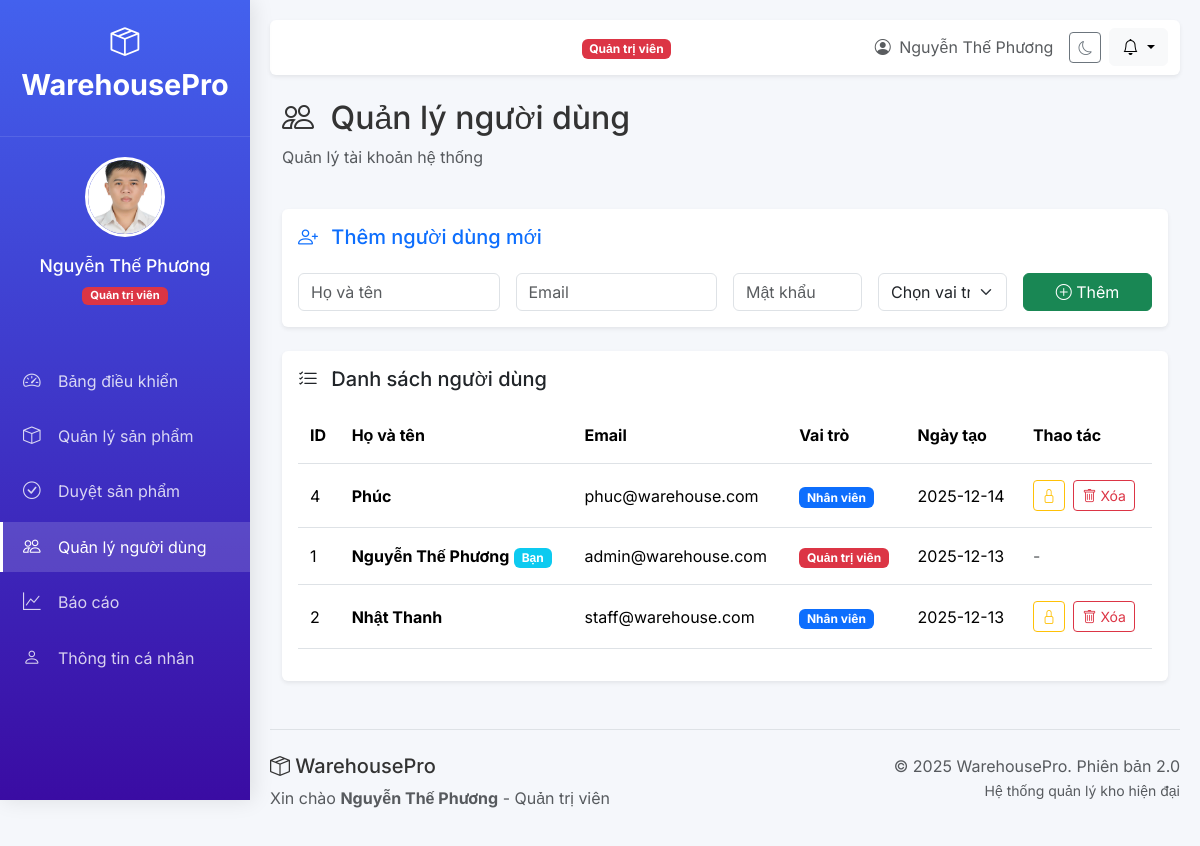
/admin/users (signed in), run on an earlier commit of the app's database.
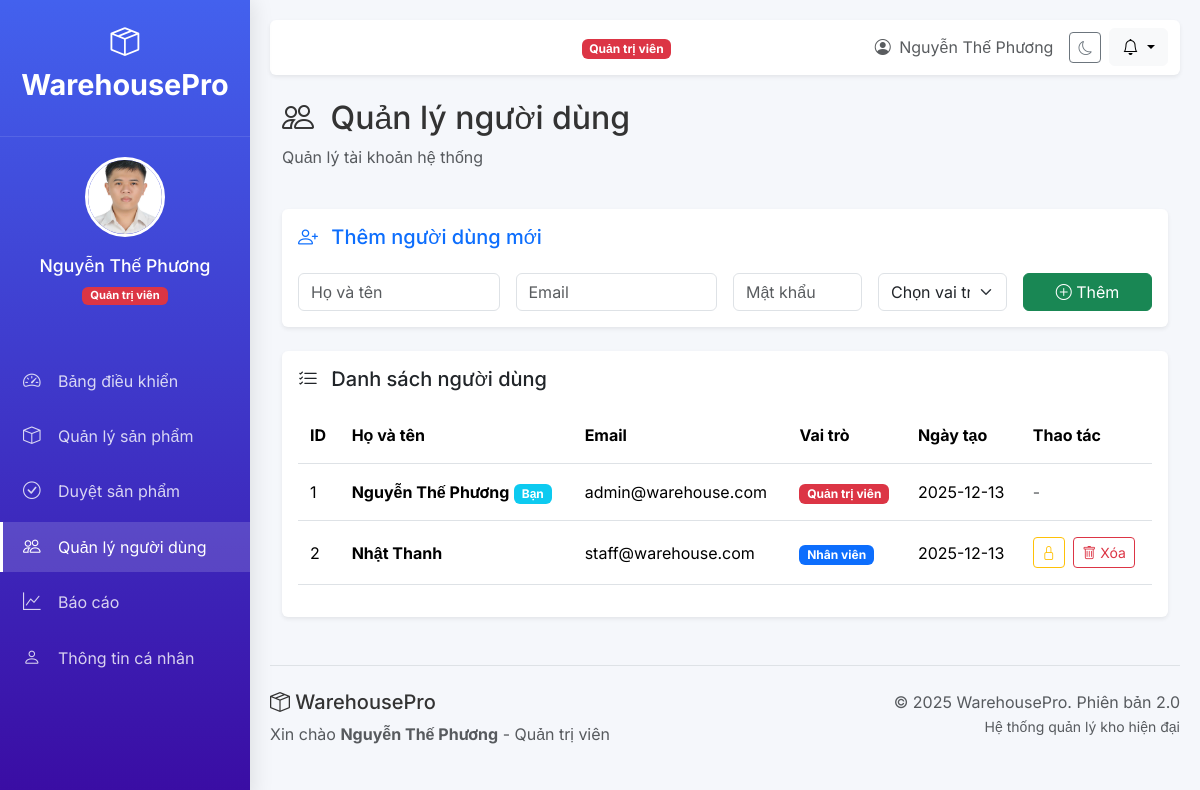
And on a later commit of the database.
### tables this page shows
CREATE TABLE users (
            id INTEGER PRIMARY KEY AUTOINCREMENT,
            email TEXT UNIQUE NOT NULL,
            password TEXT NOT NULL,
            full_name TEXT NOT NULL,
            role TEXT NOT NULL,
            avatar TEXT,
            phone TEXT,
            address TEXT,
            status TEXT DEFAULT 'active',
            created_at TIMESTAMP DEFAULT CURRENT_TIMESTAMP
        );

### main.py (the view)
@app.get("/admin/users", response_class=HTMLResponse)
async def admin_users(request: Request):
    user = get_current_user(request)
    if not user or user["role"] != "admin":
        return RedirectResponse("/login", status_code=302)
    conn = get_db_connection()
    cursor = conn.cursor()
    cursor.execute("SELECT * FROM users ORDER BY created_at DESC")
    users = [dict(row) for row in cursor.fetchall()]
    conn.close()
    return templates.TemplateResponse(
        "admin_users.html",
        {
            "request": request,
            "title": "Quản lý người dùng",
            "user": user,
            "users": users
        }
    )

### templates/admin_users.html (shortened to what this page needs)
{% extends "base.html" %}
{% block content %}
<div class="row mb-4">
    <div class="col-12">
        <h2><i class="bi bi-people me-2"></i> Quản lý người dùng</h2>
        <p class="text-muted">Quản lý tài khoản hệ thống</p>
    </div>
</div>
<div class="card mb-4 shadow-sm border-0">
    <div class="card-body">
        <h5 class="card-title mb-4 text-primary"><i class="bi bi-person-plus me-2"></i> Thêm người dùng mới</h5>
        <form method="post" action="/admin/users/add" class="row g-3">
            <div class="col-md-3">
                <input type="text" class="form-control" name="full_name" placeholder="Họ và tên" required>
            </div>
            <div class="col-md-3">
                <input type="email" class="form-control" name="email" placeholder="Email" required>
            </div>
            <div class="col-md-2">
                <input type="password" class="form-control" name="password" placeholder="Mật khẩu" required>
            </div>
            <div class="col-md-2">
                <select class="form-select" name="role" required>
                    <option value="">Chọn vai trò</option>
                </select>
            </div>
            <div class="col-md-2">
                <button type="submit" class="btn btn-success w-100">
                    <i class="bi bi-plus-circle"></i> Thêm
                </button>
            </div>
        </form>
    </div>
</div>
<div class="card shadow-sm border-0"><div class="card-body">
    <div class="table-header">
        <h5><i class="bi bi-list-check me-2"></i> Danh sách người dùng</h5>
    </div>
    <div class="table-responsive mt-3">
        <table class="table table-hover">
            <thead>
                <tr>
                    <th>ID</th>
                    <th>Họ và tên</th>
                    <th>Email</th>
                    <th>Vai trò</th>
                    <th>Ngày tạo</th>
                    <th>Thao tác</th>
                </tr>
            </thead>
            <tbody>
                {% for u in users %}
                <tr>
                    <td>{{ u.id }}</td>
                    <td>
                        <strong>{{ u.full_name }}</strong>
                        {% if u.id == user.id %}
                        <span class="badge bg-info">Bạn</span>
                        {% endif %}
                    </td>
                    <td>{{ u.email }}</td>
                    <td>
                        {% if u.role == 'admin' %}
                        <span class="badge bg-danger">Quản trị viên</span>
                        {% else %}
                        <span class="badge bg-primary">Nhân viên</span>
                        {% endif %}
                    </td>
                    <td>{{ u.created_at[:10] }}</td>
                    <td>
                        {% if u.id != user.id %}
                        <a href="/admin/users/{{ u.id }}/toggle-status" class="btn btn-sm {% if u.status == 'active' %}btn-outline-warning{% else %}btn-outline-success{% endif %} me-1" title="Khóa/Mở khóa">
                            {% if u.status == 'active' %}
                            <i class="bi bi-lock"></i>
                            {% else %}
                            <i class="bi bi-unlock"></i>
                            {% endif %}
                        </a>
                        <a href="/admin/users/{{ u.id }}/delete" class="btn btn-sm btn-outline-danger btn-delete">
                            <i class="bi bi-trash"></i> Xóa
                        </a>
                        {% else %}
                        <span class="text-muted">-</span>
                        {% endif %}
                    </td>
                </tr>
                {% endfor %}
            </tbody>
        </table>
    </div>
</div></div>
{% endblock %}

### templates/base.html (shortened to what the changed rows need)
<!DOCTYPE html>
<html lang="vi" data-bs-theme="light">
<head>
    <link href="https://cdn.jsdelivr.net/npm/bootstrap@5.3.3/dist/css/bootstrap.min.css" rel="stylesheet">
    <link rel="stylesheet" href="https://cdn.jsdelivr.net/npm/bootstrap-icons@1.11.1/font/bootstrap-icons.css">
</head>
<body>
    <div class="sidebar">
        {% if user %}
        <div class="user-profile">
            <img src="{{ user.get('avatar', '/static/img/avatars/default.png') }}" class="avatar"
                alt="{{ user.full_name }}">
            <div class="user-info mt-2">
                <h5>{{ user.full_name }}</h5>
                <span class="badge {% if user.role == 'admin' %}bg-danger{% else %}bg-primary{% endif %}">
                    {{ 'Quản trị viên' if user.role == 'admin' else 'Nhân viên' }}
                </span>
            </div>
        </div>
        {% endif %}
    </div>
    <div class="main-content">
        <nav class="navbar navbar-expand-lg navbar-light bg-white shadow-sm rounded mb-4">
            <div class="container-fluid">
                <div class="d-flex align-items-center">
                    <div class="ms-3">
                        <span
                            class="badge {% if user and user.role == 'admin' %}bg-danger{% else %}bg-primary{% endif %}">
                            {{ 'Quản trị viên' if user and user.role == 'admin' else 'Nhân viên' }}
                        </span>
                    </div>
                </div>
                <div class="d-flex align-items-center">
                    <span class="text-muted me-3 d-none d-md-block">
                        <i class="bi bi-person-circle me-1"></i>
                        {{ user.full_name if user else '' }}
                    </span>
                    <button class="btn btn-outline-secondary btn-sm me-2" onclick="toggleDarkMode()">
                        <i class="bi bi-moon"></i>
                    </button>
                    <div class="dropdown">
                        <button class="btn btn-light dropdown-toggle" type="button" data-bs-toggle="dropdown">
                        </button>
                    </div>
                </div>
            </div>
        </nav>
        <div class="container-fluid">
            {% block content %}{% endblock %}
        </div>
        <footer class="mt-5 pt-4 border-top">
            <div class="row">
                <div class="col-md-6">
                    <h5><i class="bi bi-box-seam"></i> WarehousePro</h5>
                    <p class="text-muted">
                        {% if user %}
                        Xin chào <strong>{{ user.full_name }}</strong> -
                        {{ 'Quản trị viên' if user.role == 'admin' else 'Nhân viên' }}
                        {% else %}
                        Hệ thống quản lý kho hàng thông minh & chuyên nghiệp
                        {% endif %}
                    </p>
                </div>
            </div>
        </footer>
    </div>
</body>
</html>

What changed in the data, as far as the page shows it:
removed users: id "4", full_name "Phúc", email "phuc@warehouse.com", role "Nhân viên", created_at "2025-12-14", status "active" (drawn)
